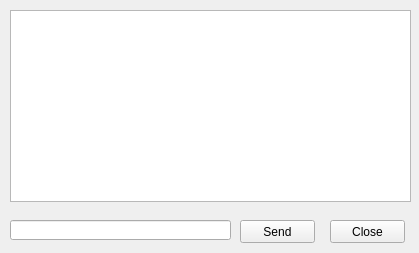
<?xml version="1.0" encoding="UTF-8"?>
<ui version="4.0">
 <class>callTextForm</class>
 <widget class="QWidget" name="callTextForm">
  <property name="geometry">
   <rect>
    <x>0</x>
    <y>0</y>
    <width>419</width>
    <height>253</height>
   </rect>
  </property>
  <property name="windowTitle">
   <string>Console</string>
  </property>
  <widget class="QTextBrowser" name="textBrowser">
   <property name="geometry">
    <rect>
     <x>10</x>
     <y>10</y>
     <width>401</width>
     <height>192</height>
    </rect>
   </property>
   <property name="font">
    <font>
     <pointsize>12</pointsize>
    </font>
   </property>
  </widget>
  <widget class="QLineEdit" name="lineEdit">
   <property name="geometry">
    <rect>
     <x>10</x>
     <y>220</y>
     <width>221</width>
     <height>20</height>
    </rect>
   </property>
  </widget>
  <widget class="QPushButton" name="sendButton">
   <property name="geometry">
    <rect>
     <x>240</x>
     <y>220</y>
     <width>75</width>
     <height>23</height>
    </rect>
   </property>
   <property name="text">
    <string>Send</string>
   </property>
  </widget>
  <widget class="QPushButton" name="pushButton_2">
   <property name="geometry">
    <rect>
     <x>330</x>
     <y>220</y>
     <width>75</width>
     <height>23</height>
    </rect>
   </property>
   <property name="text">
    <string>Close</string>
   </property>
  </widget>
 </widget>
 <resources/>
 <connections/>
</ui>
